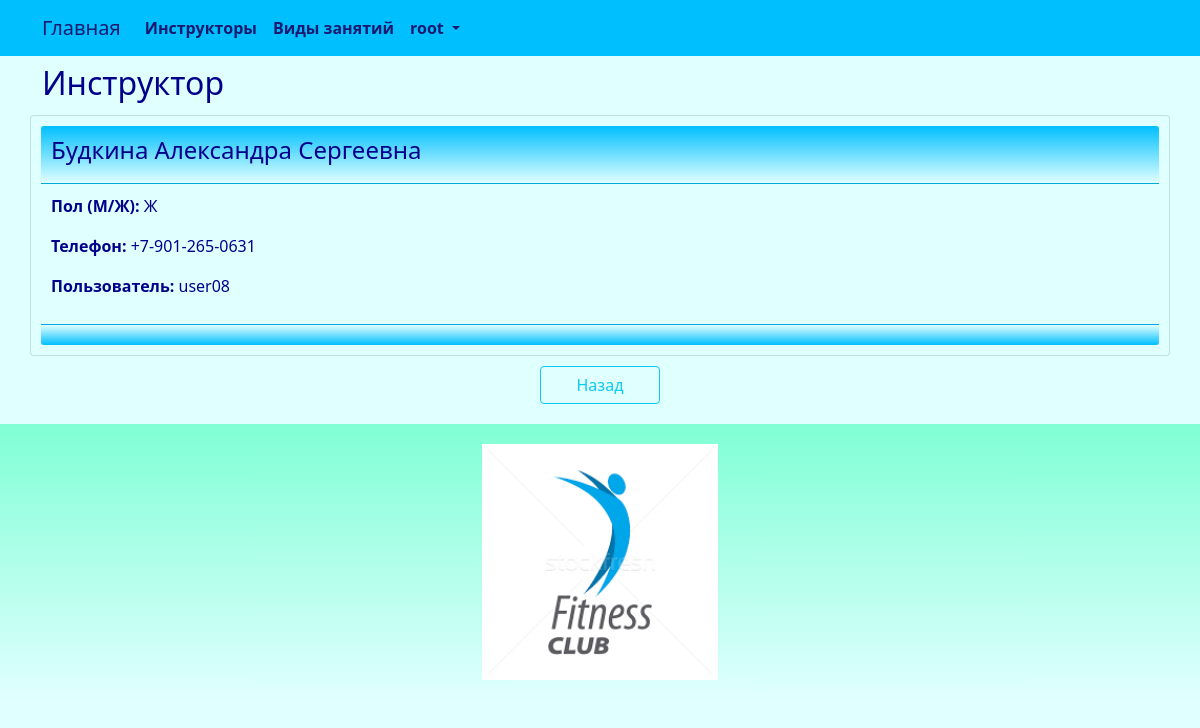
Screenshot of /instructor/read/8/ (signed in) with the database file from the repository.
### club/models.py (models this page shows, shortened)
class Instructor(models.Model):
    SEX_CHOICES = (
        ('М','М'),
        ('Ж', 'Ж'),
    )
    full_name = models.CharField(_('full_name'), max_length=128)
    sex = models.CharField(_('sex'), max_length=1, choices=SEX_CHOICES, default='М')
    phone = models.CharField(_('phone'), max_length=64)
    user = models.OneToOneField(User, related_name='instructor_user', on_delete=models.PROTECT)
    class Meta:
        db_table = 'instructor'
        indexes = [
            models.Index(fields=['full_name']),
        ]
        ordering = ['full_name']

### club/views.py (the view)
# urls.py: path('instructor/read/<int:id>/', views.instructor_read, name='instructor_read'),
@login_required
@user_passes_test(lambda u: u.is_superuser)
def instructor_read(request, id):
    try:
        instructor = Instructor.objects.get(id=id)
        return render(request, "instructor/read.html", {"instructor": instructor})
    except Instructor.DoesNotExist:
        return HttpResponseNotFound("<h2>Instructor not found</h2>")
    except Exception as exception:
        print(exception)
        return HttpResponse(exception)

### templates/instructor/read.html (shortened to what this page needs)
{% extends "base.html" %}
{% load i18n %}
{% block content %}
<h2>{% trans "instructor" %}</h2>
<div class="row justify-content-center">
	<div class="card" style="width:100%">
		<div class="card-header">
			<h4>{{ instructor.full_name }}</h4>
		</div>
		<div class="card-body">
			<p><strong>{% trans "sex" %}: </strong>{{ instructor.sex }}</p>
			<p><strong>{% trans "phone" %}: </strong>{{ instructor.phone }}</p>
			<p><strong>{% trans "user" %}: </strong>{{ instructor.user }}</p>
		</div>
		<div class="card-footer">
		</div>
	</div>
	<br>
	<div class="div-button-center">
		<a class="btn btn-outline-info" style="width:120px" href="{% url 'instructor_index' %}">{% trans "Back" %}</a>
	</div>
</div>
{% endblock content %}

### templates/base.html (shortened to what this page needs)
<!DOCTYPE html>
{% load static %}
{% load i18n %}
<html>
	<head>
		<link rel="stylesheet" href="{% static 'css/bootstrap.min.css' %}">
		<link rel="stylesheet" href="{% static 'css/styles.css' %}" />
	</head>
	<nav class="navbar navbar-expand-lg justify-content-center">
		<div class="container">
			<div class="collapse navbar-collapse" id="mainMenu">
				<ul class="navbar-nav me-auto mb-2 mb-lg-0">
					<a class="navbar-brand" href="{{ HTTP_HOST }}/">{% trans "Home" %}</a>
					<li class="nav-item">
						<a class="nav-link" href="{% url 'instructor_list' %}">{% trans "instructors" %}</a>
					</li>
					<li class="nav-item">
						<a class="nav-link" href="{% url 'kind_list' %}">{% trans "kinds" %}</a>
					</li>
					{% if user.is_authenticated %}
					<li class="nav-item dropdown">
						<a class="nav-link dropdown-toggle" href="#" id="navbarDropdown" role="button" data-bs-toggle="dropdown" aria-expanded="false">
							{{ user.username }}
						</a>
					</li>
					{% else %}
					<form class="form-inline ml-auto">
						<a href="{% url 'login' %}" class="btn btn-outline-secondary">{% trans "Log In" %}</a>
						<a href="{% url 'signup' %}" class="btn btn-primary ml-2">{% trans "Sign up" %}</a>
					</form>
					{% endif %}
				</ul>
			</div>
		</div>
	</nav>
	<body>
		<div class="container">
			{% block content%}{% endblock content %}
		</div>
	</body>
	<footer class="container-fluid text-center bg-lightgray">
		<div class="copyrights">
			<img src="{% static 'images/logo.png' %}" alt="logo" style="height:256px; padding: 10px;">
		</div>
	</footer>
</html>

### static/css/styles.css (style rules this page uses)
:root { --navbar-background-color: DeepSkyBlue; --navbar-text-color: MidnightBlue; --main-background-color-light: LightCyan; --main-background-color-dark: DeepSkyBlue; --main-text-color: DarkBlue; --main-header-color: DarkBlue; --main-text-attention-color: Purple; --footer-background-color-light: LightCyan; --footer-background-color-dark: Aquamarine; --footer-text-color: Teal; --card-background-color-light: LightCyan; --card-background-color-dark: DeepSkyBlue; --card-text-color: SeaGreen; --table-background-color-light: LightCyan; --table-background-color-dark: #F5F5F5; --table-text-color: DarkBlue; --star-size: 30px; --star-color: LightYellow; --star-background: Yellow ; }
.navbar { background-color: var(--navbar-background-color); color: var(--navbar-text-color); }
.navbar .navbar-nav, .navbar .navbar-nav .navbar-text { color: var(--navbar-text-color); }
.navbar ul { background-color: var(--navbar-background-color); color: var(--navbar-text-color); }
.navbar li { background-color: var(--navbar-background-color); color: var(--navbar-text-color); }
.navbar a { background-color: var(--navbar-background-color); color: var(--navbar-text-color); }
.navbar-brand { background-color: var(--navbar-background-color); color: var(--navbar-text-color); }
.nav-item { background-color: var(--navbar-background-color); color: var(--navbar-text-color); font-weight: bold; }
body { background-color: var(--main-background-color-light); }
h1, h2, h3, h4, h5, h6 { color: var(--main-header-color); }
p, ul, li, label { color: var(--main-text-color); }
.card { background-color: var(--card-background-color-light); color: var(--card-text-color); margin-top: 5px; padding: 10px; }
.card-header { background-image: linear-gradient(top, var(--card-background-color-dark), var(--card-background-color-light)); background-image: -o-linear-gradient(top, var(--card-background-color-dark), var(--card-background-color-light)); background-image: -moz-linear-gradient(top, var(--card-background-color-dark), var(--card-background-color-light)); background-image: -webkit-linear-gradient(top, var(--card-background-color-dark), var(--card-background-color-light)); color: var(--card-text-color); padding: 10px; }
.card-body { background-color: var(--card-background-color-light); color: var(--card-text-color); padding: 10px; }
.card-footer { background-image: linear-gradient(top, var(--card-background-color-light), var(--card-background-color-dark)); background-image: -o-linear-gradient(top, var(--card-background-color-light), var(--card-background-color-dark)); background-image: -moz-linear-gradient(top, var(--card-background-color-light), var(--card-background-color-dark)); background-image: -webkit-linear-gradient(top, var(--card-background-color-light), var(--card-background-color-dark)); color: var(--card-text-color); padding: 10px; }
.div-button-center { text-align: center; padding: 10px; }
footer { background-image: linear-gradient(top, var(--footer-background-color-dark), var(--footer-background-color-light)); background-image: -o-linear-gradient(top, var(--footer-background-color-dark), var(--footer-background-color-light)); background-image: -moz-linear-gradient(top, var(--footer-background-color-dark), var(--footer-background-color-light)); background-image: -webkit-linear-gradient(top, var(--footer-background-color-dark), var(--footer-background-color-light)); margin-top: 10px; padding: 10px; }

### rows the page displays
Instructor: full_name "Будкина Александра Сергеевна", sex "Ж", phone "+7-901-265-0631", user "user08"

### other values shown
{{ user.username }} "root"
